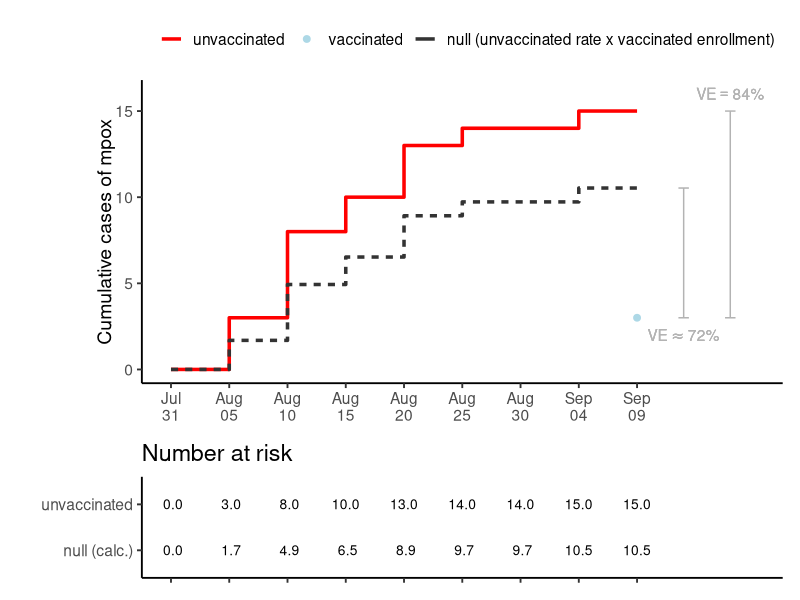

Write R code to recreate this figure.
# load packages
library(ggplot2)
library(tidyverse)
library(patchwork)
library(flextable)


km <- read_csv("KM.csv")

# number of study week observations in KM data
len <- length(km$u_risk) 

# infer number vaxed each week
new_vax_calwk <- diff(rev(c(km$v_risk, 0))) 

# calculate cumulative number vaxed 
cum_vax_calwk <- cumsum(new_vax_calwk) 

# vax_at and cum_vax are indexed by calendar time, not by time since vaccination as the other vaccinated variables.

# total study size calculated from the number ever vaccinated and the number always unvax
N <- km$v_risk[1] + km$u_risk[1] 

# incident infections by calendar week in unvax
U_incinf_calwk <- c(diff(c(0, km$u_event)))

# incidence rate in unvaxed
U_incrate_calwk <-
  U_incinf_calwk / (km$u_risk + km$v_risk[1] - cum_vax_calwk) 

# incident cases each week with placebo vaccine
V_inc_null_calwk <-
  U_incrate_calwk * cum_vax_calwk 

# total incident cases by each week with placebo vax
V_cum_null_calwk <-
  cumsum(V_inc_null_calwk) 

RR_crude_recalc <- km$v_event[len] / V_cum_null_calwk[len]

VE_crude_recalc <- 1 - RR_crude_recalc
VE_crude_recalc

# standardize to size of unvaxxed
V_inc_null_calwk_std <- 
  V_inc_null_calwk * km$u_risk[1] / km$v_risk[1]

V_cum_null_calwk_std <-
  cumsum(V_inc_null_calwk_std)

# incident infections by calendar week in vax
V_incinf_calwk <- c(diff(c(0, km$v_event)))

# incidence rate in unvaxed
V_person_days <- sum(cum_vax_calwk * 5)
U_person_days <- sum((km$u_risk + km$v_risk[1] - cum_vax_calwk) * 5)

1 - (km$v_event[len] / V_person_days) / (km$u_event[len] / U_person_days)

# make plot ---------------------------------------------------------------

# helper function
specd <- function(x, k) trimws(format(round(x, k), nsmall=k))

# create data.frame
df <- data.frame(
  time = seq(as.Date('2022/07/31'), as.Date('2022/09/09'), by = "5 days"),
  null = V_cum_null_calwk,
  vaccinated = km$v_event,
  unvaccinated = km$u_event
)

# reshape to long
df_long <- 
  pivot_longer(df, -time) %>%
  mutate(
    name = factor(
      name, 
      levels = c("unvaccinated", "vaccinated", "null")
    )
  )

# plot of cumulative cases over time
p1 <- ggplot(
  df_long %>% filter(name != "vaccinated"), 
  aes(x = time, y = value, color = name)) +
  geom_point(
    size = 2,
    data = df_long %>% 
      filter(name == "vaccinated" & time == "2022-09-09")
  ) +
  geom_step(aes(linetype = name == "null"), size = 1.2) +
  geom_errorbar(
    aes(
      x = time + 4,
      # xend = time + 1,
      y = NULL,
      ymin = vaccinated,
      ymax = null
    ),
    data = df %>% filter(time == "2022-09-09"),
    color = "grey70"
  ) +
  geom_errorbar(
    aes(
      x = time + 8,
      # xend = time + 1,
      y = NULL,
      ymin = vaccinated,
      ymax = unvaccinated
    ),
    data = df %>% filter(time == "2022-09-09"),
    color = "grey70"
  ) +
  annotate(
    geom = "text",
    x = as.Date('2022/09/09') + 4,
    y = 2,
    label = bquote(VE %~~% 72*"%"),
    hjust = "center",
    color = "grey70"
    # parse = TRUE
  ) +
  annotate(
    geom = "text",
    x = as.Date('2022/09/09') + 8,
    y = 16,
    label = bquote(VE == 84*"%"),
    hjust = "center",
    color = "grey70"
    # parse = TRUE
  ) +
  theme_classic(base_size = 14) +
  scale_color_manual(
    name = "",
    values = c("#FF0000", "#ADD8E6", "#333333"),
    labels = c("unvaccinated", "vaccinated", "null (unvaccinated rate x vaccinated enrollment)"),
    drop = FALSE
  ) +
  scale_linetype_discrete(guide = "none") +
  #scale_x_continuous(breaks = seq(0, 7 * nrow(foo) - 1, 7)) +
  scale_x_date(
    limits = c(as.Date('2022/07/31'), as.Date('2022/09/09') + 10),
    breaks = seq(as.Date('2022/07/31'), as.Date('2022/09/09'), by = "5 days"),
    labels = function(x) str_wrap(format(x, format = "%b %d"), width = 4)
  ) +
  labs(
    x = NULL,
    y = "Cumulative cases of mpox"
  ) +
  theme(legend.position = "top")


# numbers at risk
p3 <- ggplot(
  pivot_longer(df, -time) %>% filter(name != "vaccinated"), 
  aes(
    x = time, 
    y = factor(name, 
               levels = c("vaccinated", "null", "unvaccinated"),
               labels = c("vaccinated (calc.)", "null (calc.)", "unvaccinated")
    ),
    label = format(round(value, 1), big.mark = ",")
  )
) +
  geom_text(hjust = 'center', size = 3.5) +
  scale_y_discrete(labels = function(x) str_wrap(x, 30)) +
  scale_x_date(
    limits = c(as.Date('2022/07/31'), as.Date('2022/09/09') + 10),
    breaks = seq(as.Date('2022/07/31'), as.Date('2022/09/09'), by = "5 days"),
    labels = function(x) str_wrap(format(x, format = "%b %d"), width = 4)
  ) +
  # scale_x_continuous(breaks = seq(0, 7 * nrow(foo) - 1, 7)) +
  theme_classic(base_size = 14) +
  labs(
    x = NULL,
    y = NULL,
    title = "Number at risk"
  ) +
  theme(axis.text.x = element_blank())

# combine plots in single layout using patchwork
p <- p1 / p3 + plot_layout(heights = c(3, 1))
p[[1]] <- p[[1]] + theme(axis.title.y = element_text(vjust = -15))

ggsave(
  filename = "figure2.png",
  plot = p,
  width = 9,
  height = 6.5,
  units = "in",
  dpi = 400
)



# make supplementary table ------------------------------------------------

tab <- data.frame(
  date = seq(as.Date('2022/07/31'), as.Date('2022/09/09'), by = "5 days"),
  unvaccinated = km$u_risk + km$v_risk[1] - cum_vax_calwk,
  events = km$u_event,
  ir = U_incrate_calwk,
  cumvax = cum_vax_calwk,
  vaccinc0 = V_inc_null_calwk
)

tab %>%
  mutate(
    date = format(date, "%b %d"),
    ir = ir * 1000,
    across(-date, round, 1)
  ) %>%
  flextable() %>%
  save_as_docx(path = "tableS1.docx")
